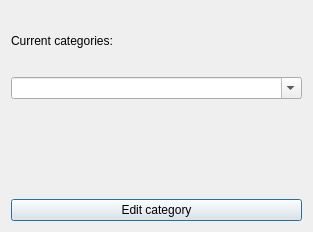
<?xml version="1.0" encoding="UTF-8"?>
<ui version="4.0">
 <class>Dialog</class>
 <widget class="QDialog" name="Dialog">
  <property name="geometry">
   <rect>
    <x>0</x>
    <y>0</y>
    <width>313</width>
    <height>232</height>
   </rect>
  </property>
  <property name="windowTitle">
   <string>Vaultary - category edit</string>
  </property>
  <layout class="QVBoxLayout" name="verticalLayout_4">
   <item>
    <layout class="QVBoxLayout" name="verticalLayout">
     <item>
      <widget class="QLabel" name="categories_label">
       <property name="text">
        <string>Current categories:</string>
       </property>
      </widget>
     </item>
     <item>
      <widget class="QComboBox" name="currnet_categories_comboBox">
       <property name="editable">
        <bool>true</bool>
       </property>
      </widget>
     </item>
    </layout>
   </item>
   <item>
    <layout class="QVBoxLayout" name="verticalLayout_2">
     <item>
      <widget class="QLabel" name="error_label">
       <property name="text">
        <string/>
       </property>
      </widget>
     </item>
    </layout>
   </item>
   <item>
    <layout class="QVBoxLayout" name="verticalLayout_3">
     <item>
      <widget class="QPushButton" name="edit_pushButton">
       <property name="text">
        <string>Edit category</string>
       </property>
      </widget>
     </item>
    </layout>
   </item>
  </layout>
 </widget>
 <resources/>
 <connections/>
</ui>
